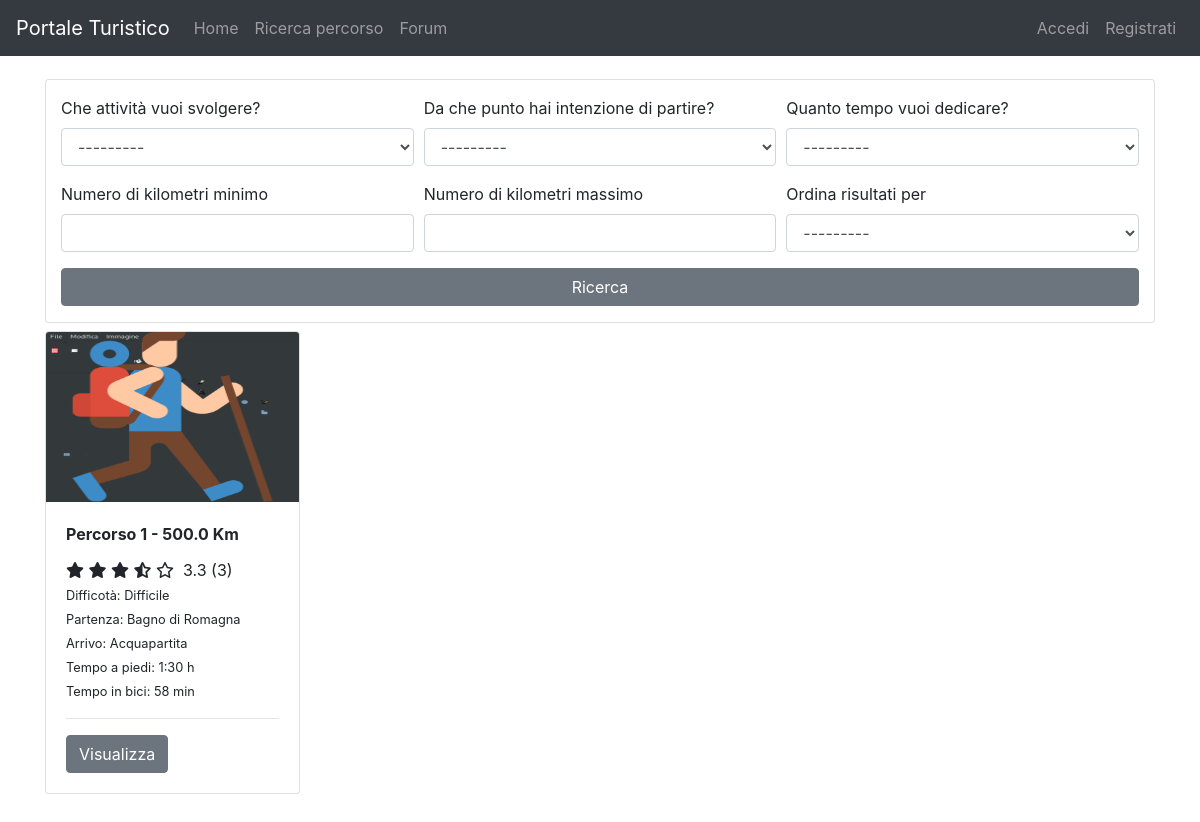
/path/search/, run on an earlier commit of the app's database.
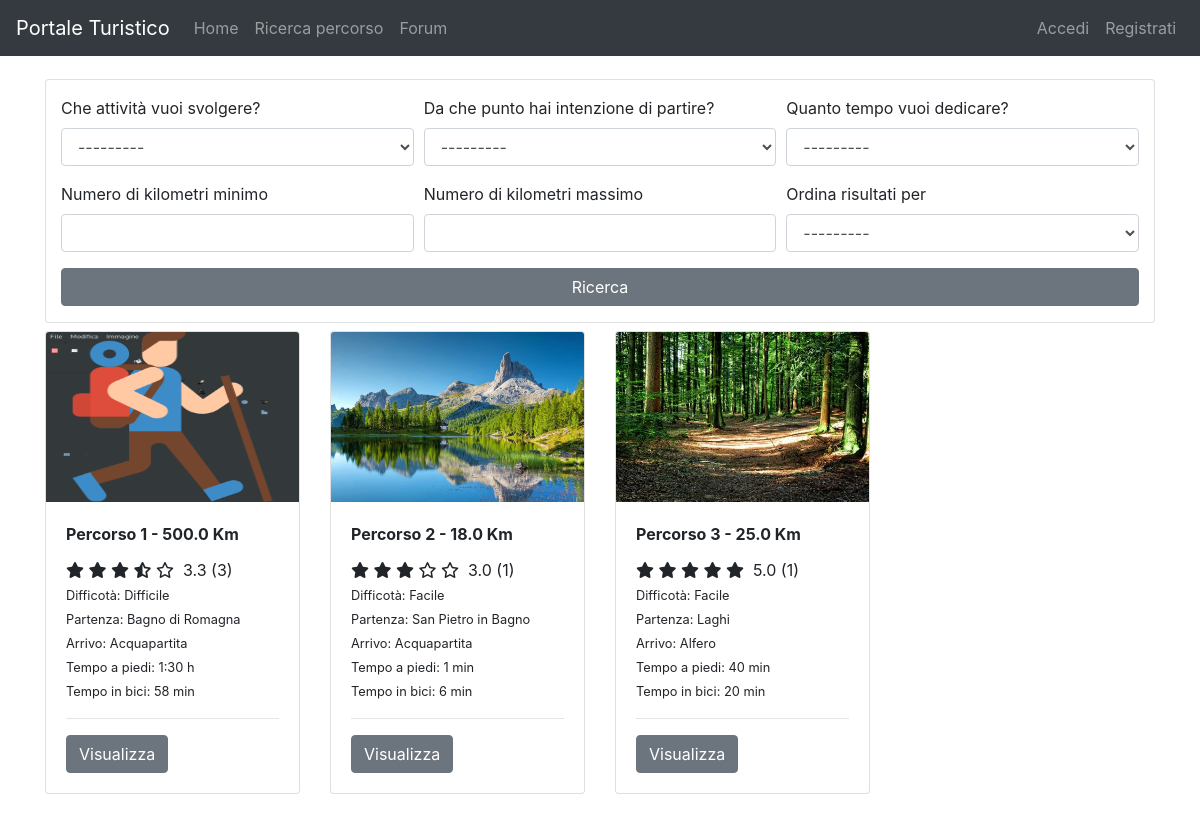
And on a later commit of the database.
### pathManagement/models.py (models this page shows, shortened)
class Path(models.Model):
    activityChoices = (
        ('relax', 'Relax'),
        ('didattica', 'Didattica'),
        ('esplorazione', 'Esplorazione'),
        ('escursionismo', 'Escursionismo'),
    )
    locationChoices = (
        ('bagnodiromagna', 'Bagno di Romagna'),
        ('sanpietroinbagno', 'San Pietro in Bagno'),
        ('acquapartita', 'Acquapartita'),
        ('laghi', 'Laghi'),
        ('alfero', 'Alfero'),
    )
    difficultyChoices = (
        ('facile', 'Facile'),
        ('medio', 'Medio'),
        ('difficile', 'Difficile'),
    )
    contextChoices = (
        ('collinare', 'Collinare'),
        ('urbano', 'Urbano'),
        ('fluviale', 'Fluviale'),
        ('boschivo', 'Boschivo'),
        ('laghi', 'Laghi'),
    )
    transportChoices = (
        ('automobile', 'Automobile'),
        ('bicidacittà', 'Bici da città'),
        ('piedi', 'Piedi'),
        ('mountainbike', 'Mountain bike'),
    )
    audienceChoices = (
        ('famiglia', 'Famiglia'),
        ('gruppi', 'Gruppi'),
        ('coppie', 'Coppie'),
        ('mobilitàridotta', 'Mobilità ridotta'),
        ('escursionisti', 'Escursionisti'),
        ('sportivi', 'Sportivi'),
    )
    id = models.PositiveIntegerField(primary_key=True)
    activity = models.CharField(max_length=30, choices=activityChoices)
    start = models.CharField(max_length=30, choices=locationChoices)
    end = models.CharField(max_length=30, choices=locationChoices)
    gradient = models.IntegerField()
    walkTime = models.PositiveIntegerField()
    bikeTime = models.PositiveIntegerField(blank=True, default=0)
    carriageablePath = models.FloatField(blank=True, default=0, validators=[MinValueValidator(0)])
    nonCarriageablePath = models.FloatField(blank=True, default=0, validators=[MinValueValidator(0)])
    totalKilometers = models.FloatField(editable=False, blank=True, default='0')
    difficulty = MultiSelectField(choices=difficultyChoices)
    difficultyImage = models.ImageField(blank=False, upload_to=user_directory_path)
    context = MultiSelectField(choices=contextChoices)
    contextImage = models.ImageField(blank=False, upload_to=user_directory_path)
    transport = MultiSelectField(choices=transportChoices)
    transportImage = models.ImageField(blank=False, upload_to=user_directory_path)
    audience = MultiSelectField(choices=audienceChoices)
    audienceImage = models.ImageField(blank=False, upload_to=user_directory_path)
    path = models.ImageField(blank=False, upload_to=user_directory_path)
    cover = models.ImageField(blank=False, upload_to=user_directory_path)
    class Meta:
        ordering = ['id']

### pathManagement/views.py (the view)
# urls.py: path('search/', searchPath, name='searchPath'),
def searchPath(request):
    km_max = request.GET.get('km_max')
    km_min = request.GET.get('km_min')
    path_list = Path.objects.all()
    if km_max and float(km_max) <= 0:
        messages.error(request, "Valore di km massimo non accettato")
        path_list = Path.objects.none()
    if km_min and float(km_min) <= 0:
        messages.error(request, "Valore di km minimo non accettato")
        path_list = Path.objects.none()
    if km_min and km_max:
        if float(km_min) > float(km_max):
            messages.error(request, "I kilometri minimi non possono essere maggiori dei kilometri massimi!")
            path_list = Path.objects.none()
    path_filter = PathFilter(request.GET, queryset=path_list)
    dict_num_review = {}
    review = {}
    for path in path_filter.qs:
        review[path.pk] = 0
        val = Review.objects.filter(path=path).values('valuation')
        iteration = val.count()
        dict_num_review[path.pk] = iteration
        for i in val:
            review[path.pk] = review[path.pk] + i['valuation'] / iteration
    return render(request, 'searchPath.html', {'filter': path_filter, 'review': review, 'num_review': dict_num_review})

### pathManagement/templates/searchPath.html (shortened to what this page needs)
{% extends 'base.html' %}
{% load crispy_forms_tags %}
{% load mathfilters %}
{% block slideshow %}
    <div class="container py-4">
        <div class="card py-3">
            <div class="col-md-12">
                <form method="get">
                    <div class="form-row">
                        <div class="form-group col-md mb-0">
                            {{ filter.form.activity|as_crispy_field }}
                        </div>
                        <div class="form-group col-md mb-0">
                            {{ filter.form.start|as_crispy_field }}
                        </div>
                        <div class="form-group col-md mb-0">
                            {{ filter.form.end_time|as_crispy_field }}
                        </div>
                    </div>
                    <div class="form-row">
                        <div class="form-group col-md mb-0">
                            {{ filter.form.km_min|as_crispy_field }}
                        </div>
                        <div class="form-group col-md mb-0">
                            {{ filter.form.km_max|as_crispy_field }}
                        </div>
                        <div class="form-group col-md mb-0">
                            {{ filter.form.ordering|as_crispy_field }}
                        </div>
                    </div>
                    <button class="btn btn-secondary btn-rounded btn-block z-depth-0" type="submit">
                        Ricerca
                    </button>
                </form>
            </div>
        </div>
        <div class="row row-cols-1 row-cols-sm-2 row-cols-md-2 row-cols-lg-3 row-cols-xl-4 py-2">
            {% for path in filter.qs %}
                <div class="col mb-4">
                    <div class="card-deck">
                        <div class="card">
                            <img class="card-img-top" src="{{ path.cover.url }}" alt="Card image cap" width="100%"
                                 height="170px">
                            <div class="card-body">
                                <p class="card-title"><b>Percorso {{ path.id }} - {{ path.totalKilometers }} Km</b></p>
                                <ul class="list-unstyled list-inline rating mb-0">
                                    <span id='stars-{{ path.id }}'></span>
                                    <li class="list-inline-item">
                                        {% for key,value in review.items %}
                                            {% if key == path.id %}
                                                {% for num_path, num in num_review.items %}
                                                    {% if num_path == path.id%}
                                                        {{ value|floatformat:1 }} ({{ num }})
                                                    {% endif %}
                                                {% endfor %}
                                            {% endif %}
                                        {% endfor %}
                                    </li>
                                </ul>
                                <small>
                                    Difficotà: {{ path.difficulty }}<br>
                                    Partenza: {{ path.get_start_display }}<br>
                                    Arrivo: {{ path.get_end_display }}<br>
                                    Tempo a piedi:
                                    {% if path.walkTime|intdiv:60 == 0 %}
                                        {{ path.walkTime|mod:60 }} min
                                    {% else %}
                                        {{ path.walkTime|intdiv:60 }}:{{ path.walkTime|mod:60 }} h
                                    {% endif %}
                                    <br>
                                    Tempo in bici:
                                    {% if path.bikeTime|intdiv:60 == 0 %}
                                        {{ path.bikeTime|mod:60 }} min
                                    {% else %}
                                        {{ path.bikeTime|intdiv:60 }}:{{ path.bikeTime|mod:60 }} h
                                    {% endif %}
                                </small><br>
                                <hr/>
                                <a class="btn btn-secondary" type="submit" role="button"
                                   href="{% url 'detailPath' path.id %}">Visualizza
                                </a>
                            </div>
                        </div>
                    </div>
                </div>
            {% endfor %}
        </div>
    </div>
{% endblock %}

### templates/base.html (shortened to what this page needs)
{% load static %}
<!doctype html>
<html lang="en">
<head>
    <link rel="stylesheet" href="https://stackpath.bootstrapcdn.com/bootstrap/4.5.0/css/bootstrap.min.css"
>
    <link rel="stylesheet" href="https://cdnjs.cloudflare.com/ajax/libs/font-awesome/4.7.0/css/font-awesome.min.css">
    <link rel="stylesheet" href="https://unpkg.com/bootstrap-table@1.16.0/dist/bootstrap-table.min.css">
    <link rel="stylesheet" href="{% static 'css/style.css' %}">
</head>
<body>
<header>
    <nav class="navbar navbar-expand-md navbar-dark fixed-top bg-dark">
        <a class="navbar-brand" href="{% url 'homepage' %}">Portale Turistico</a>
        <div class="collapse navbar-collapse" id="navbarNav">
            <ul class="navbar-nav">
                <li class="nav-item">
                    <a class="nav-link" href="{% url 'homepage' %}">Home <span class="sr-only">(current)</span></a>
                </li>
                <li class="nav-item">
                    <a class="nav-link" href="{% url 'searchPath' %}">Ricerca percorso</a>
                </li>
                <li class="nav-item">
                    <a class="nav-link" href="#">Forum</a>
                </li>
            </ul>
            {% if not user.is_authenticated %}
                <ul class="navbar-nav ml-auto">
                    <li class="nav-item">
                        <a class="nav-link" href="{% url 'login' %}">Accedi</a>
                    </li>
                    <li class="nav-item">
                        <a class="nav-link" href="{% url 'registration' %}">Registrati</a>
                    </li>
                </ul>
            {% endif %}
        </div>
    </nav>
    {% block slideshow %}{% endblock %}
</header>
<main class="py-5">
</main>
</body>
</html>

### static/css/style.css (style rules this page uses)
body { padding-top: 55px; height: 100%; position: relative; }
html, header, .view { height: 100%; }

What changed in the data, as far as the page shows it:
added Path: cover (picture), id "2", totalKilometers "18.0", num_review "3.0", num_review "1", difficulty "Facile", start "San Pietro in Bagno", end "Acquapartita", walkTime|mod "1", bikeTime|mod "6"
added Path: cover (picture), id "3", totalKilometers "25.0", num_review "5.0", num_review "1", difficulty "Facile", start "Laghi", end "Alfero", walkTime|mod "40", bikeTime|mod "20"
